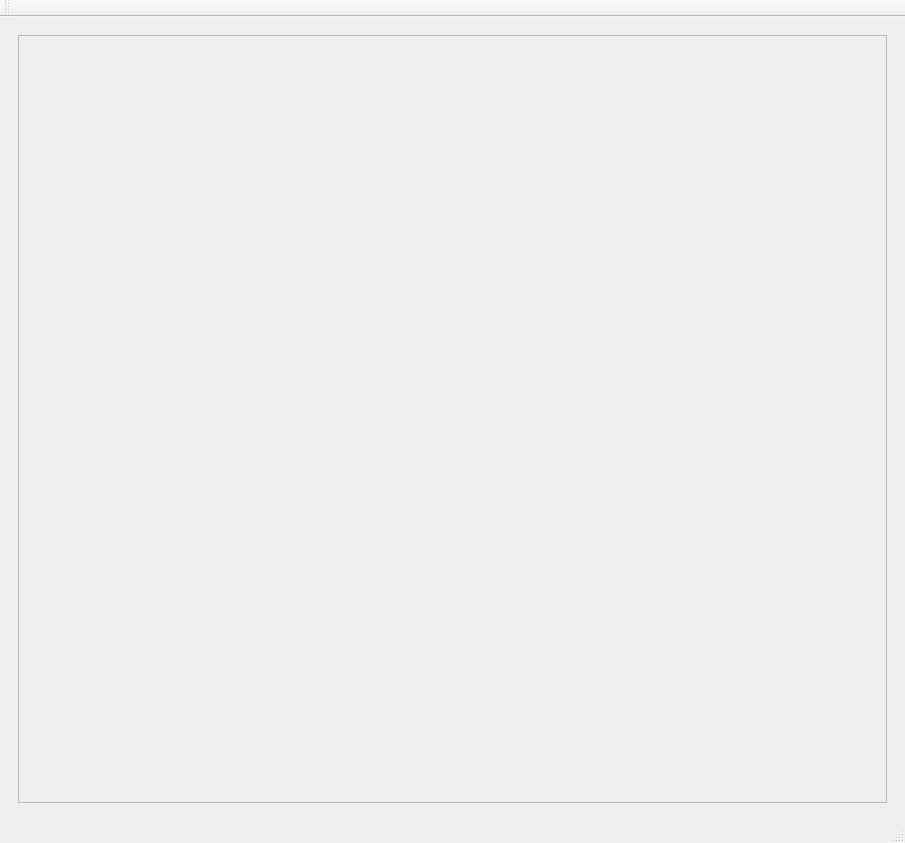
<?xml version="1.0" encoding="UTF-8"?>
<ui version="4.0">
 <class>MainWindow</class>
 <widget class="QMainWindow" name="MainWindow">
  <property name="geometry">
   <rect>
    <x>0</x>
    <y>0</y>
    <width>905</width>
    <height>843</height>
   </rect>
  </property>
  <property name="windowTitle">
   <string>MainWindow</string>
  </property>
  <widget class="QWidget" name="stylesheet">
   <layout class="QVBoxLayout" name="verticalLayout">
    <item>
     <widget class="QFrame" name="app">
      <layout class="QHBoxLayout" name="horizontalLayout">
       <item>
        <widget class="QFrame" name="content_box">
         <property name="frameShape">
          <enum>QFrame::StyledPanel</enum>
         </property>
         <property name="frameShadow">
          <enum>QFrame::Raised</enum>
         </property>
         <layout class="QVBoxLayout" name="verticalLayout_2">
          <item>
           <widget class="QWidget" name="widget" native="true"/>
          </item>
         </layout>
        </widget>
       </item>
      </layout>
     </widget>
    </item>
   </layout>
  </widget>
  <widget class="QMenuBar" name="menubar">
   <property name="geometry">
    <rect>
     <x>0</x>
     <y>0</y>
     <width>905</width>
     <height>22</height>
    </rect>
   </property>
  </widget>
  <widget class="QStatusBar" name="statusbar"/>
  <widget class="QToolBar" name="toolBar">
   <property name="windowTitle">
    <string>toolBar</string>
   </property>
   <attribute name="toolBarArea">
    <enum>TopToolBarArea</enum>
   </attribute>
   <attribute name="toolBarBreak">
    <bool>false</bool>
   </attribute>
  </widget>
 </widget>
 <resources/>
 <connections/>
</ui>
